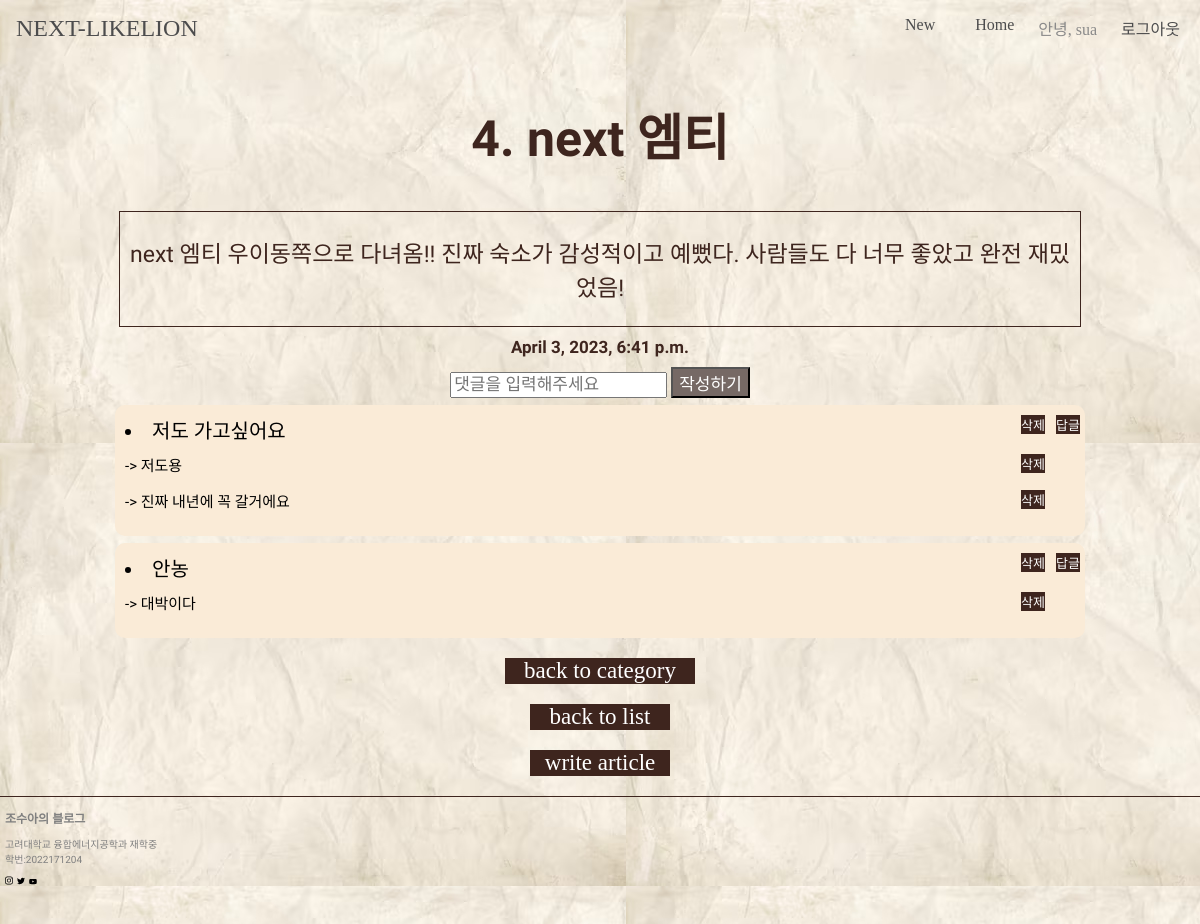
The app's page /detail/4 (signed in), older data.
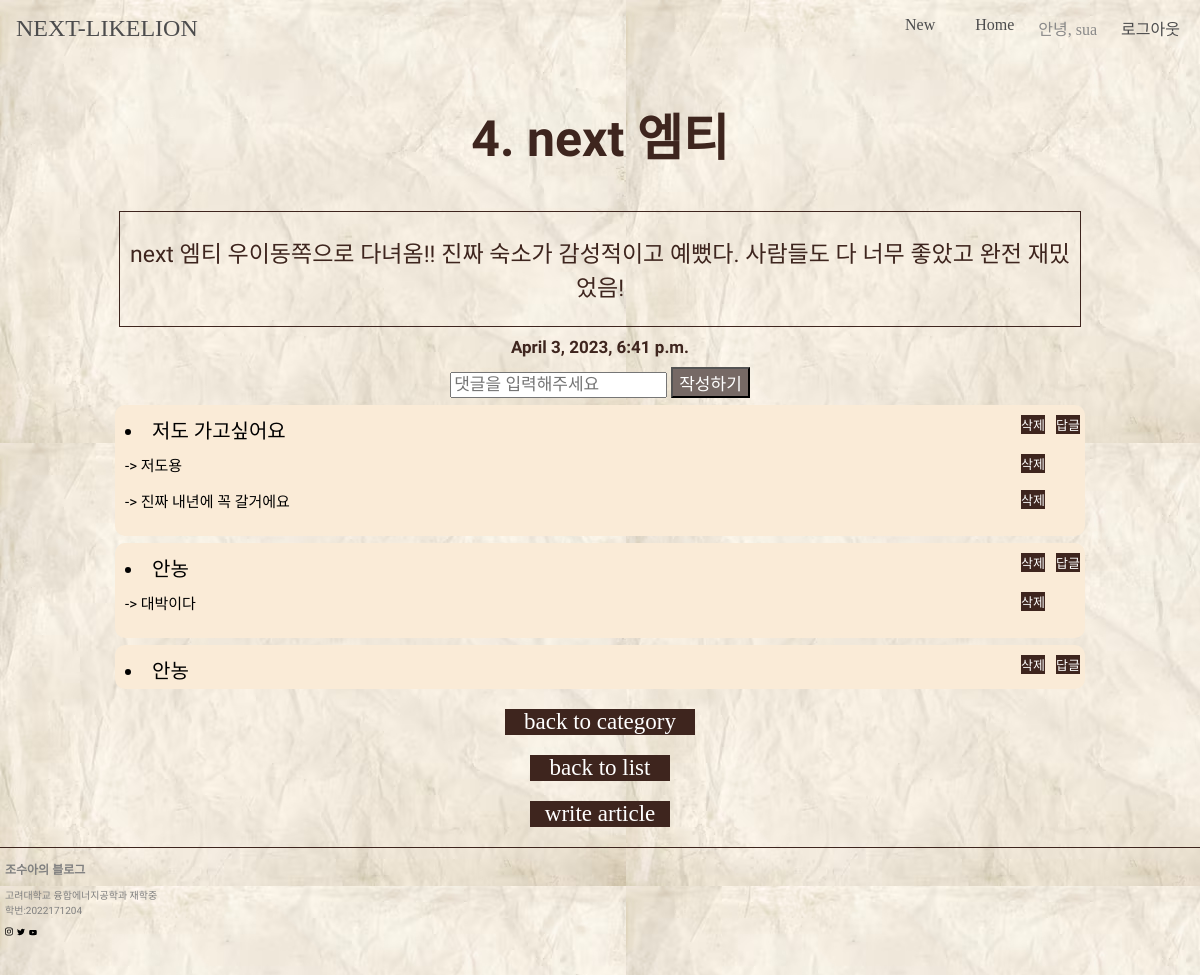
The same page, newer data.
### blogApp/models.py (models this page shows, shortened)
class Comment(models.Model):
    article = models.ForeignKey(Article, on_delete = models.CASCADE, related_name="comments")
    content = models.TextField()
    author = models.ForeignKey(User, on_delete=models.CASCADE, related_name='comments')

class Recomment(models.Model):
    comment = models.ForeignKey(Comment, on_delete = models.CASCADE, related_name="recomments")
    recontent = models.TextField()

### blogApp/views.py (the view, shortened to what this page needs)
# urls.py: path('detail/<int:article_id>', views.detail, name = 'detail'),
def detail(request, article_id):
    article = Article.objects.get(id = article_id)
    post_date = article.updated_at
    return render(request, 'detail.html', {'article' : article, 'post_date' : post_date})

### blogApp/templates/detail.html (shortened to what this page needs)
{% extends 'base.html' %}
{% block css %}
{% load static %}
<link rel="stylesheet" type="text/css" href="{% static 'detail.css' %}">
{% endblock %}
{% block content %}
<h2><strong>{{article.id}}. {{article.title}}</strong></h2>
    <div class = 'content'><p>{{article.content}}</p></div>
    <div class="date">{{post_date}}</div>
    <form method="POST">
        <input type = "text" name = "content" placeholder = "댓글을 입력해주세요" />
        <button type = "submit">작성하기</button>
    </form>
    {% for comment in article.comments.all %}
    <div class="comment">
        <li class = "comments"><span>{{comment.content}}</span>
            {% if user.pk == comment.author.pk and user.is_authenticated %}
            <a href="{% url 'delete-comment' article.id comment.id %}" class = "delete">삭제</a>
            <a href="{% url 'recomment' article.id comment.id %}" class = "reply">답글</a>
            {% endif %}
        </li>
        {% for recomment in comment.recomments.all %}
        <ul class = "recomment">-> <span>{{recomment.recontent}}</span>
            <a href="{% url 'delete-recomment' article.id comment.id recomment.id%}" class = "delete">삭제</a>
        </ul>
        {% endfor %}
    </div>
    {% endfor %}
    <div class="name plus">
        <a href="{% url 'category' article.category %}">back to category</a>
    </div>
    <div class="name">
        <a href = "{% url 'list' %}">back to list</a>
    </div>
    <div class="name">
        <a href = "{% url 'new' %}">write article</a>
    </div>
{% endblock %}

Row changes from the older to the newer data that the page shows:
added Comment: content "안농", shows "삭제"
